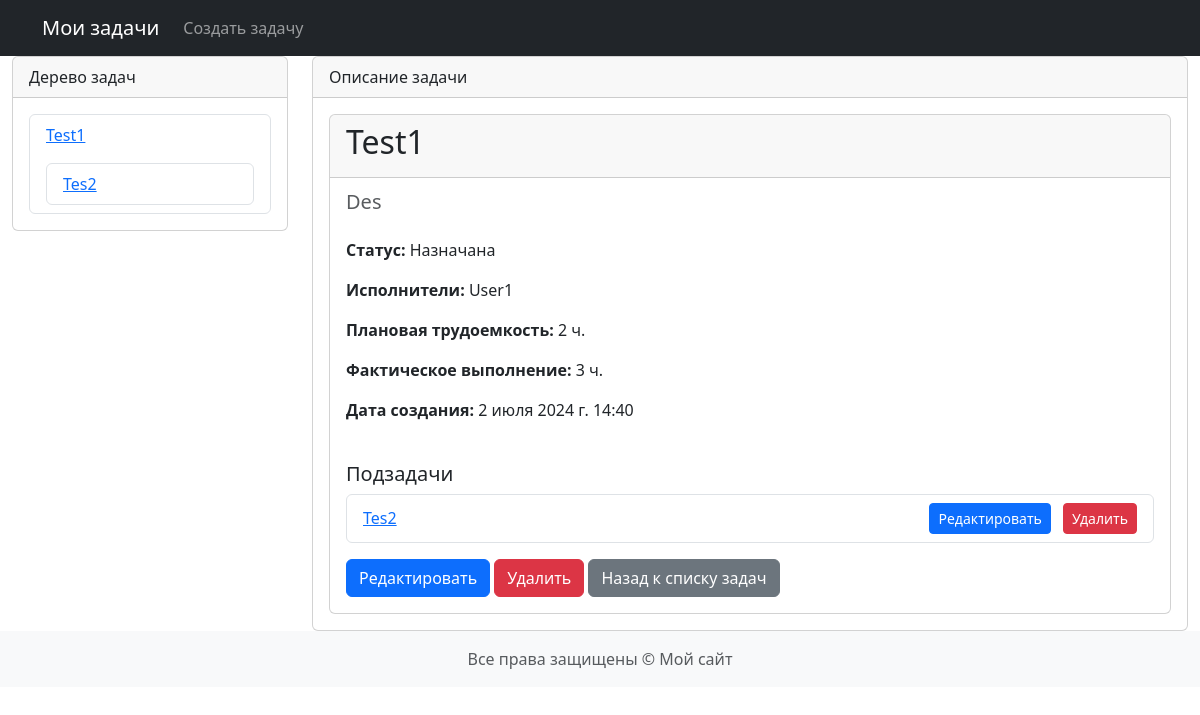
Before: /tasks/3/ with the older database file.
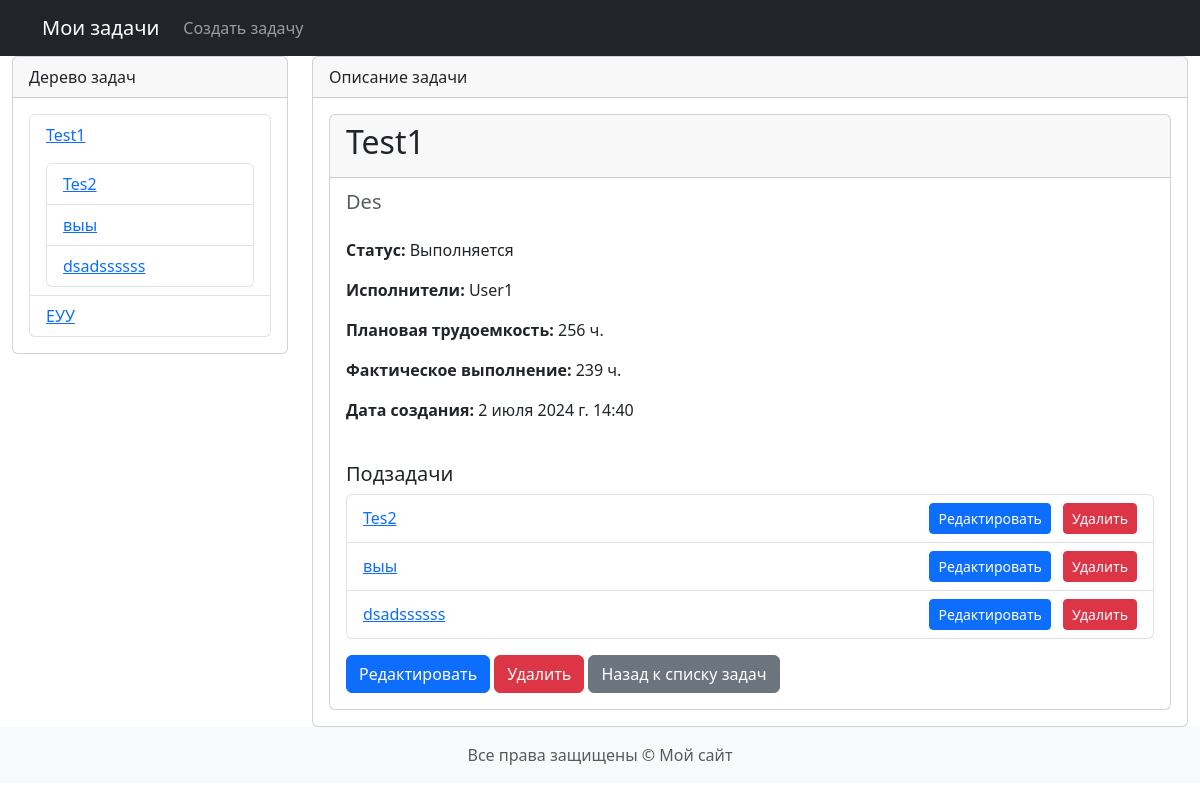
After: the same page with the newer database file.
### tasks/models.py (models this page shows, shortened)
class Task(models.Model):
    class TaskStatus(models.TextChoices):
        ASSIGNED = "ASSIGNED", _("Назначана")
        IN_PROGRESS = "IN_PROGRESS", _("Выполняется")
        PAUSED = "PAUSED", _("Приостановлена")
        COMPLETED = "COMPLETED", _("Завершена")
    name = models.CharField("Название", max_length=50, unique=True)
    description = models.TextField("Описание")
    assignees = models.TextField("Исполнители")
    created_at = models.DateTimeField(
        auto_now_add=True, verbose_name="Создано"
    )
    status = models.CharField(
        max_length=20,
        choices=TaskStatus.choices,
        default=TaskStatus.ASSIGNED,
        verbose_name="Статус",
        db_index=True,
    )
    planned_effort = models.IntegerField(
        default=0, verbose_name="Плановая трудоемкость"
    )
    time_fact = models.IntegerField(
        default=0, verbose_name="Фактическое выполнение"
    )
    completed_at = models.DateTimeField(
        null=True, blank=True, verbose_name="Дата заверщения"
    )
    parent_task = models.ForeignKey(
        "self",
        null=True,
        blank=True,
        related_name="subtasks",
        on_delete=models.CASCADE,
    )
    class Meta:
        verbose_name = "Task"
        verbose_name_plural = "Tasks"
    def calculate_efforts(self):
        subtasks = self.subtasks.all()
        if not subtasks:
            return self.planned_effort
        else:
            return self.planned_effort + (
                sum(val.calculate_efforts() for val in subtasks)
            )
    def calculate_time(self):
        subtasks = self.subtasks.all()
        if not subtasks:
            return self.time_fact
        else:
            return (
                sum(val.calculate_time() for val in subtasks) + self.time_fact
            )

### tasks/views.py (the view)
# urls.py: path("<int:task_id>/", TaskDetailView.as_view(), name="task_detail"),
class TaskDetailView(generic.DetailView):
    model = Task
    template_name = "tasks/task_detail.html"
    context_object_name = "task"
    pk_url_kwarg = "task_id"
    def get_context_data(self, **kwargs):
        context = super().get_context_data(**kwargs)
        task = self.object
        context["planned_effort"] = task.calculate_efforts()
        context["time_fact"] = task.calculate_time()
        context["tasks"] = Task.objects.all()
        return context

### templates/tasks/task_detail.html (shortened to what this page needs)
{% extends 'base.html' %}
{% load static %}
{% block content %}
<div class="card">
  <div class="card-header">
    <h2 class="card-title">{{ task.name }}</h2>
  </div>
  <div class="card-body">
    <div class="mb-4">
      <h5 class="card-subtitle text-muted">{{ task.description }}</h5>
    </div>
    <div class="row">
      <div class="col-md-6">
        <p><strong>Статус:</strong> {{ task.get_status_display }}</p>
        <p><strong>Исполнители:</strong> {{ task.assignees }}</p>
        <p><strong>Плановая трудоемкость:</strong> {{ task.planned_effort }} ч.</p>
        <p><strong>Фактическое выполнение:</strong> {{ task.time_fact }} ч.</p>
        <p><strong>Дата создания:</strong> {{ task.created_at }}</p>
      </div>
    </div>
    {% if task.subtasks.exists %}
      <div class="mt-4">
        <h5 class="card-title">Подзадачи</h5>
        <ul class="list-group">
          {% for subtask in task.subtasks.all %}
            <li class="list-group-item">
              <div class="d-flex justify-content-between align-items-center">
                <h6 class="mb-0">
                  <a href="{% url 'tasks:task_detail' subtask.id %}">{{ subtask.name }}</a>
                </h6>
                <div>
                  <a href="{% url 'tasks:task_edit' subtask.id %}" class="btn btn-sm btn-primary me-2">Редактировать</a>
                  <a href="{% url 'tasks:task_delete' subtask.id %}" class="btn btn-sm btn-danger">Удалить</a>
                </div>
              </div>
            </li>
          {% endfor %}
        </ul>
      </div>
    {% endif %}
    <div class="mt-3">
      <a href="{% url 'tasks:task_edit' task.id %}" class="btn btn-primary">Редактировать</a>
      <a href="{% url 'tasks:task_delete' task.id %}" class="btn btn-danger">Удалить</a>
      <a href="{% url 'tasks:task_list' %}" class="btn btn-secondary">Назад к списку задач</a>
    </div>
  </div>
</div>
{% endblock %}

### templates/base.html (shortened to what this page needs)
{% load static %}
{% load django_bootstrap5 %}
<!DOCTYPE html>
<html lang="ru">
<head>
  {% bootstrap_css %}
</head>
<body>
  {% include "includes/header.html" %}
  <main>
    <div class="container-fluid">
      <div class="row">
        <div class="col-3">
          <div class="card">
            <div class="card-header">
              Дерево задач
            </div>
            <div class="card-body">
              <ul class="list-group">
                {% for task in tasks %}
                  {% if task.parent_task is None %}
                    <li class="list-group-item">
                      <a href="{% url 'tasks:task_detail' task.id %}">{{ task.name }}</a>
                      {% if task.subtasks.exists %}
                        <ul class="list-group mt-3">
                          {% for subtask in task.subtasks.all %}
                            <li class="list-group-item">
                              <a href="{% url 'tasks:task_detail' subtask.id %}">{{ subtask.name }}</a>
                            </li>
                          {% endfor %}
                        </ul>
                      {% endif %}
                    </li>
                  {% endif %}
                {% endfor %}
              </ul>
            </div>
          </div>
        </div>
        <div class="col-9">
          <div class="card">
            <div class="card-header">
              Описание задачи
            </div>
            <div class="card-body">
              {% block content %}
              {% endblock %}
            </div>
          </div>
        </div>
      </div>
    </div>
  </main>
  {% include "includes/footer.html" %}
</body>
</html>

Changed rows visible on the page:
changed Task "Test1": status "Назначана" → "Выполняется"; planned_effort "2" → "256"; time_fact "3" → "239"
added Task: name "выы"
added Task: name "dsadssssss"
added Task: name "ЕУУ"
